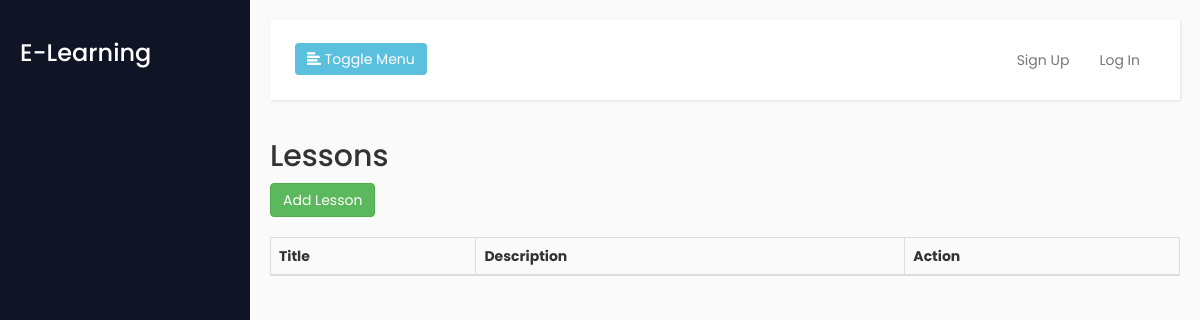
Page /admin/lesson.php on the earlier database version.
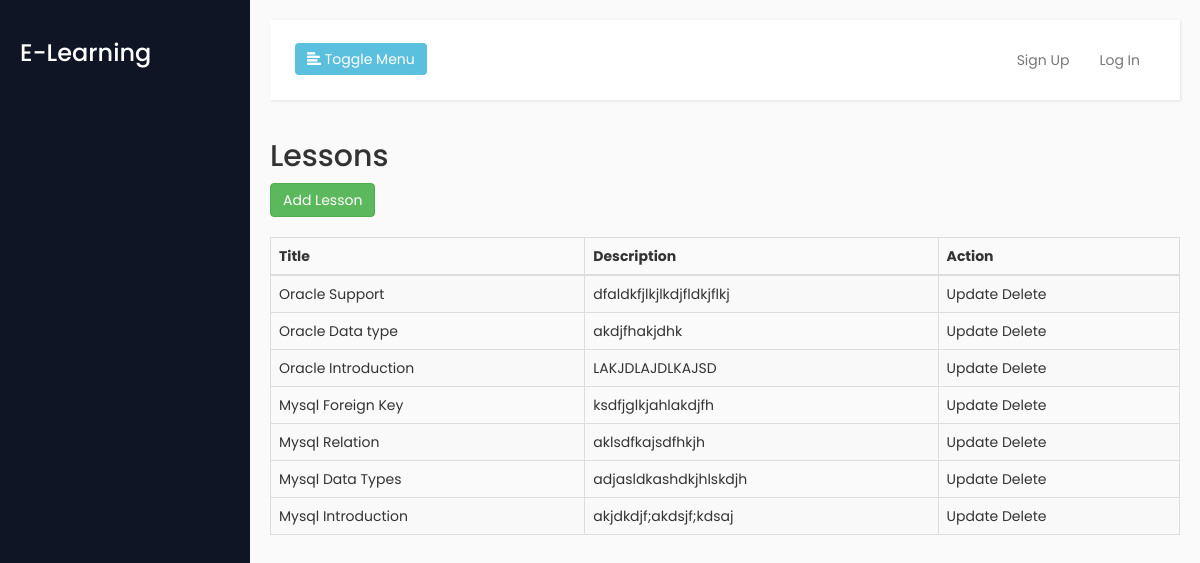
Same page on the later database version.
### tables this page shows
CREATE TABLE `lesson` (
  `lesson_id` int(11) NOT NULL,
  `course_id` int(11) NOT NULL,
  `title` varchar(200) NOT NULL,
  `description` text NOT NULL,
  `video_link` varchar(255) NOT NULL,
  `created_at` timestamp NOT NULL DEFAULT current_timestamp()
);

### admin/lesson.php (the view, shortened to what this page needs)
<?php
include('header.php');
?>
<h2>Lessons</h2>
<a href="lesson_add.php" class="btn btn-success">Add Lesson</a>
<?php
$sql ="select * from lesson order by lesson_id desc";
$result = mysqli_query($con,$sql);
?>
<br/><br/>
    <table id="example" class="table table-striped table-bordered" style="width:100%">
        <thead>
            <tr>
                <th>Title</th>
                <th>Description</th>
                <th>Action</th>
            </tr>
        </thead>
        <tbody>
<?php
    while($row = mysqli_fetch_array($result)) {
	echo "<tr>";
	echo "<td>".$row['title']."</td>";
    echo "<td>".$row['description']."</td>";
	echo "<td><a href='lesson_update.php?id={$row['lesson_id']}'>Update</a> <a href='?mode=delete&id={$row['lesson_id']}'>Delete</a></td>";
	echo "</tr>";
}
?>
        </tbody>
    </table>
<?php
include('footer.php');
?>

Differences in the rows shown:
added lesson: title "Oracle Support", description "dfaldkfjlkjlkdjfldkjflkj"
added lesson: title "Oracle Data type", description "akdjfhakjdhk"
added lesson: title "Oracle Introduction", description "LAKJDLAJDLKAJSD"
added lesson: title "Mysql Foreign Key", description "ksdfjglkjahlakdjfh"
added lesson: title "Mysql Relation", description "aklsdfkajsdfhkjh"
added lesson: title "Mysql Data Types", description "adjasldkashdkjhlskdjh"
added lesson: title "Mysql Introduction", description "akjdkdjf;akdsjf;kdsaj"
